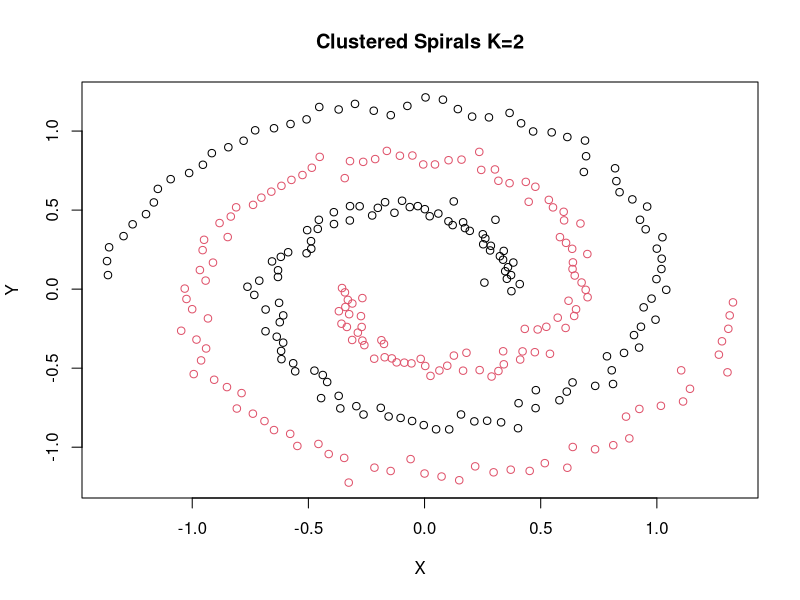

Reproduce this figure in R.
#!/usr/bin/Rscript
filename <- "data/clustered.png"
data <- read.table("data/clustered.csv", header=FALSE, sep="," ,comment.char="#")
png(filename)
plot(data$V1,data$V2,col=data$V3,xlab="X",ylab="Y",main="Clustered Spirals K=2")
x <-dev.off()

